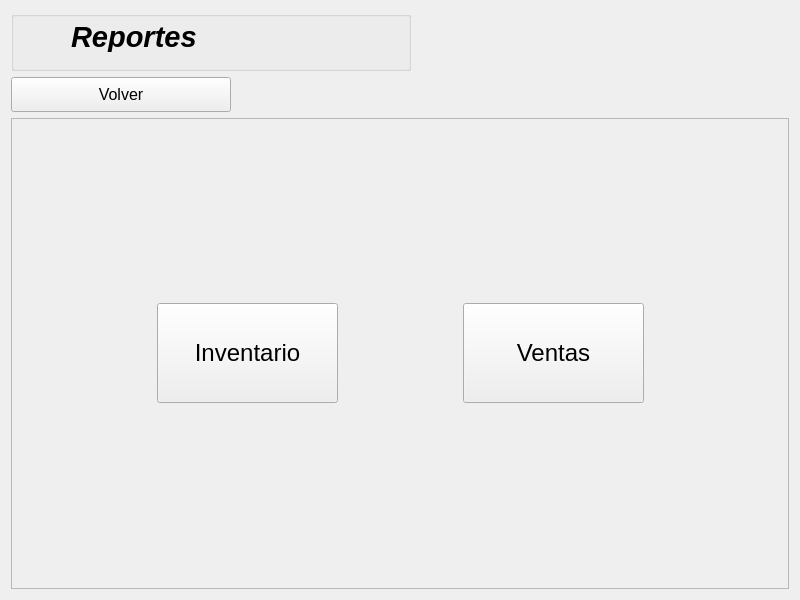
<?xml version="1.0" encoding="UTF-8"?>
<ui version="4.0">
 <class>reportes</class>
 <widget class="QWidget" name="reportes">
  <property name="geometry">
   <rect>
    <x>0</x>
    <y>0</y>
    <width>800</width>
    <height>600</height>
   </rect>
  </property>
  <property name="windowTitle">
   <string>Reportes</string>
  </property>
  <property name="windowIcon">
   <iconset>
    <normaloff>../../../recursos/images/store_logo.png</normaloff>../../../recursos/images/store_logo.png</iconset>
  </property>
  <layout class="QVBoxLayout" name="verticalLayout_2">
   <item>
    <widget class="QGroupBox" name="header">
     <property name="enabled">
      <bool>true</bool>
     </property>
     <property name="sizePolicy">
      <sizepolicy hsizetype="Fixed" vsizetype="Fixed">
       <horstretch>0</horstretch>
       <verstretch>0</verstretch>
      </sizepolicy>
     </property>
     <property name="minimumSize">
      <size>
       <width>400</width>
       <height>60</height>
      </size>
     </property>
     <property name="title">
      <string/>
     </property>
     <property name="flat">
      <bool>false</bool>
     </property>
     <property name="checkable">
      <bool>false</bool>
     </property>
     <widget class="QLabel" name="logo">
      <property name="geometry">
       <rect>
        <x>0</x>
        <y>0</y>
        <width>50</width>
        <height>50</height>
       </rect>
      </property>
      <property name="contextMenuPolicy">
       <enum>Qt::DefaultContextMenu</enum>
      </property>
      <property name="text">
       <string/>
      </property>
      <property name="pixmap">
       <pixmap>../../../recursos/images/store_logo.png</pixmap>
      </property>
      <property name="scaledContents">
       <bool>true</bool>
      </property>
     </widget>
     <widget class="QLabel" name="title">
      <property name="geometry">
       <rect>
        <x>60</x>
        <y>10</y>
        <width>131</width>
        <height>31</height>
       </rect>
      </property>
      <property name="font">
       <font>
        <family>Arial</family>
        <pointsize>22</pointsize>
        <weight>75</weight>
        <italic>true</italic>
        <bold>true</bold>
       </font>
      </property>
      <property name="text">
       <string>Reportes</string>
      </property>
     </widget>
    </widget>
   </item>
   <item>
    <widget class="QPushButton" name="volverBtn">
     <property name="sizePolicy">
      <sizepolicy hsizetype="Fixed" vsizetype="Fixed">
       <horstretch>0</horstretch>
       <verstretch>0</verstretch>
      </sizepolicy>
     </property>
     <property name="minimumSize">
      <size>
       <width>220</width>
       <height>35</height>
      </size>
     </property>
     <property name="font">
      <font>
       <pointsize>12</pointsize>
      </font>
     </property>
     <property name="text">
      <string>Volver</string>
     </property>
    </widget>
   </item>
   <item>
    <widget class="QFrame" name="mainContainer">
     <property name="sizePolicy">
      <sizepolicy hsizetype="Expanding" vsizetype="Expanding">
       <horstretch>0</horstretch>
       <verstretch>0</verstretch>
      </sizepolicy>
     </property>
     <property name="frameShape">
      <enum>QFrame::StyledPanel</enum>
     </property>
     <property name="frameShadow">
      <enum>QFrame::Raised</enum>
     </property>
     <layout class="QHBoxLayout" name="horizontalLayout">
      <property name="spacing">
       <number>125</number>
      </property>
      <property name="leftMargin">
       <number>0</number>
      </property>
      <property name="topMargin">
       <number>0</number>
      </property>
      <property name="rightMargin">
       <number>0</number>
      </property>
      <property name="bottomMargin">
       <number>0</number>
      </property>
      <item>
       <spacer name="horizontalSpacer">
        <property name="orientation">
         <enum>Qt::Horizontal</enum>
        </property>
        <property name="sizeHint" stdset="0">
         <size>
          <width>40</width>
          <height>20</height>
         </size>
        </property>
       </spacer>
      </item>
      <item>
       <widget class="QPushButton" name="inventarioBtn">
        <property name="sizePolicy">
         <sizepolicy hsizetype="Fixed" vsizetype="Fixed">
          <horstretch>0</horstretch>
          <verstretch>0</verstretch>
         </sizepolicy>
        </property>
        <property name="minimumSize">
         <size>
          <width>181</width>
          <height>0</height>
         </size>
        </property>
        <property name="maximumSize">
         <size>
          <width>16777215</width>
          <height>100</height>
         </size>
        </property>
        <property name="font">
         <font>
          <pointsize>18</pointsize>
         </font>
        </property>
        <property name="text">
         <string>Inventario</string>
        </property>
       </widget>
      </item>
      <item>
       <widget class="QPushButton" name="ventasBtn">
        <property name="sizePolicy">
         <sizepolicy hsizetype="Fixed" vsizetype="Fixed">
          <horstretch>0</horstretch>
          <verstretch>0</verstretch>
         </sizepolicy>
        </property>
        <property name="minimumSize">
         <size>
          <width>181</width>
          <height>0</height>
         </size>
        </property>
        <property name="maximumSize">
         <size>
          <width>16777215</width>
          <height>100</height>
         </size>
        </property>
        <property name="font">
         <font>
          <pointsize>18</pointsize>
         </font>
        </property>
        <property name="text">
         <string>Ventas</string>
        </property>
       </widget>
      </item>
      <item>
       <spacer name="horizontalSpacer_2">
        <property name="orientation">
         <enum>Qt::Horizontal</enum>
        </property>
        <property name="sizeHint" stdset="0">
         <size>
          <width>40</width>
          <height>20</height>
         </size>
        </property>
       </spacer>
      </item>
     </layout>
    </widget>
   </item>
  </layout>
 </widget>
 <resources/>
 <connections/>
</ui>
